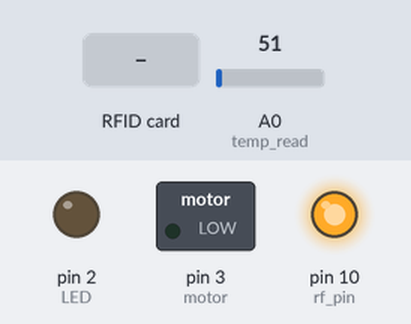
Bench run of a sketch on a simulated Arduino Uno, built with avr-gcc and run on an emulated ATmega328P. Parts: switched loads named in the sketch (green lamp = pin HIGH), output pins drawn as LEDs (lit = HIGH). Inputs (shaded band) come from the test bench; at power-on: A0 (temp_read) = 51. What the sketch prints to the serial monitor is not drawn.

Above: at 1.2 s.
1.3 s: RFID card 8E 39 32 50 held to the reader
2.8 s: RFID card 5E 7A 19 C4 held to the reader
At 7.1 s:
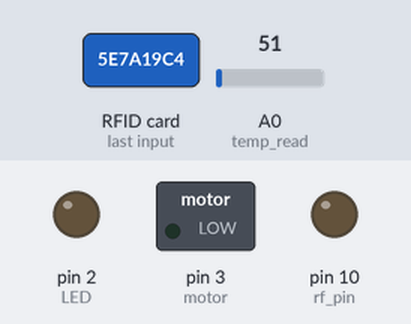
Timing chart, 0 to 8.6 s (numbered marks = the images above; inputs shaded):
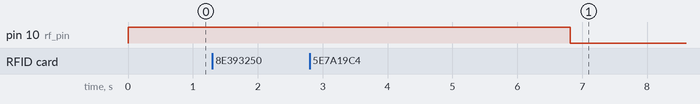

The sketch:

final_code_mxt_cp.ino
```cpp
#define SS_PIN 4  //D2
#define RST_PIN 5 //D1
#define rf_pin 10

#include <SPI.h>
#include <MFRC522.h>

MFRC522 mfrc522(SS_PIN, RST_PIN);
int statuss = 0;
int out = 0;

const int temp_read = A0;
byte temp_cel;
float temp;
float vout;
int IR = 12;
int motor = 3;
int LED = 2;
int z = 0;

void setup()
{
 pinMode(temp_read, INPUT);
 Serial.begin(9600);
 pinMode(IR, INPUT);
 pinMode(LED, OUTPUT);
 pinMode(motor, OUTPUT);

 SPI.begin();      // Initiate  SPI bus
 mfrc522.PCD_Init();   // Initiate MFRC522 RFID reader
}

void loop()
{
 // Look for new cards
  if ( ! mfrc522.PICC_IsNewCardPresent())
  {
    return;
  }
  // Select one of the cards
  if ( ! mfrc522.PICC_ReadCardSerial())
  {
    return;
  }
  //Show UID on serial monitor
  Serial.println();
  Serial.print(" UID tag :");
  String content= "";
  byte letter;
  for (byte i = 0; i < mfrc522.uid.size; i++)
  {
     Serial.print(mfrc522.uid.uidByte[i] < 0x10 ? " 0" : " ");
     Serial.print(mfrc522.uid.uidByte[i], HEX);
     content.concat(String(mfrc522.uid.uidByte[i] < 0x10 ? " 0" : " "));
     content.concat(String(mfrc522.uid.uidByte[i], HEX));
  }
  content.toUpperCase();
  Serial.println();
  if (content.substring(1) == "8E 39 32 50") //change UID of the card that you want to give access
  {
    Serial.println(" Access Granted ");
    Serial.println(" Welcome Mr.Circuit ");
    delay(1000);
    Serial.println(" Have FUN ");
    Serial.println();
    statuss = 1;
    digitalWrite(rf_pin, HIGH);
  }

  else   {
    Serial.println(" Access Denied ");
    delay(3000);
    digitalWrite(rf_pin,LOW);
  }

 vout = analogRead(temp_read);
 temp = (vout*500)/1024.00;
 temp_cel = map(temp, 25.0, 45.0, 0, 200);
 Serial.write(temp_cel);
 delay(1500);
 int z = digitalRead(IR);
 if (z == HIGH)
 {
   digitalWrite(motor, HIGH);
   digitalWrite(LED, HIGH);
   delay(1000);
   digitalWrite(motor, LOW);
   digitalWrite(LED, LOW);
  }
 else
 {
  digitalWrite(motor, LOW);
  digitalWrite(LED, LOW);
 }

}
```

Measured:
- after the input at 1.3 s, every drawn part: stays the same
- after the input at 2.8 s, pin 10 (rf_pin): HIGH → LOW after 4.0 s
